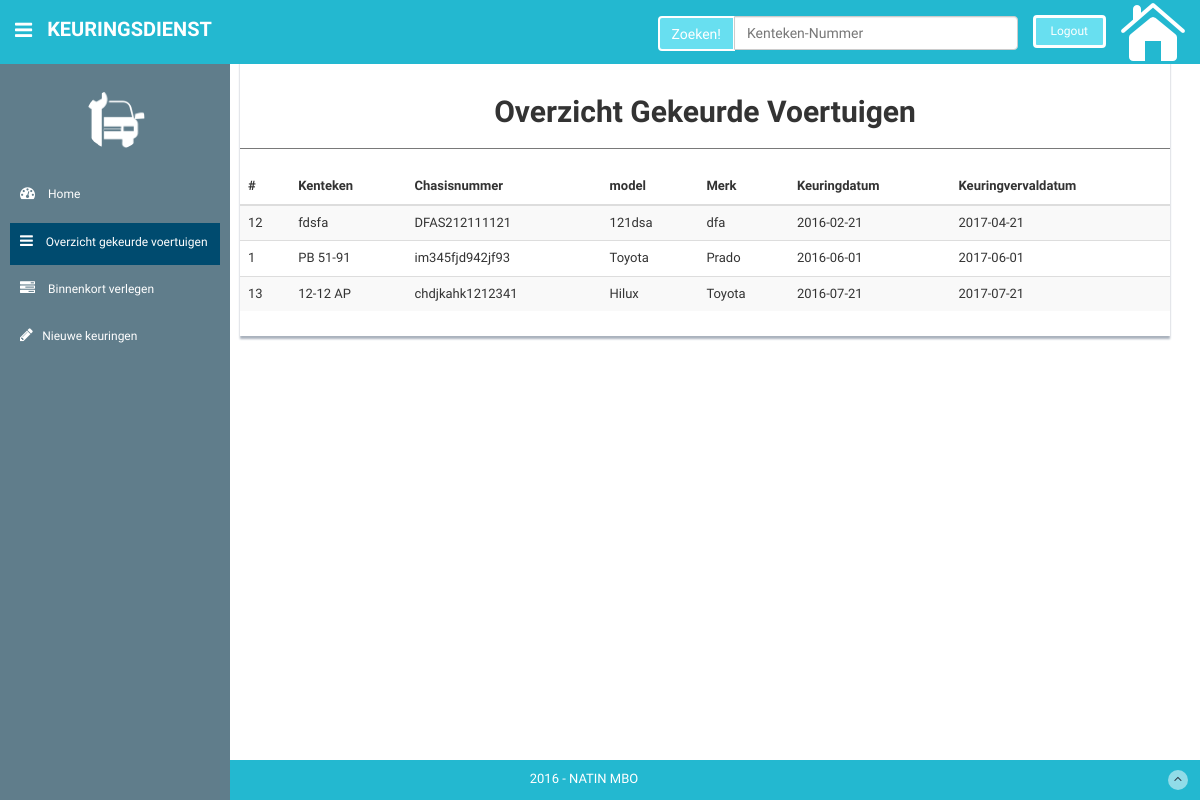
Screenshot of /Keuring/overzicht.php with the database file from the repository.
### tables this page shows
CREATE TABLE `keuring` (
  `keuring_id` int(50) NOT NULL,
  `keuring_kenteken` varchar(50) NOT NULL,
  `keuring_chasisnummer` varchar(50) NOT NULL,
  `keuring_model` varchar(50) NOT NULL,
  `keuring_merk` varchar(50) NOT NULL,
  `keuring_datum` date NOT NULL,
  `keuring_vervaldatum` date NOT NULL
);

### Keuring/overzicht.php (the view, shortened to what this page needs)
 <?php include 'assets/includes/config.php';
 ?>
<!DOCTYPE html>
<html lang="en">
  <head>
    <link href="assets/css/bootstrap.css" rel="stylesheet">
    <link href="assets/font-awesome/css/font-awesome.css" rel="stylesheet" />
    <link rel="stylesheet" type="text/css" href="assets/css/zabuto_calendar.css">
    <link rel="stylesheet" type="text/css" href="assets/js/gritter/css/jquery.gritter.css" />
    <link rel="stylesheet" type="text/css" href="assets/lineicons/style.css">
    <link href="assets/css/style.css" rel="stylesheet">
    <link href="assets/css/style-responsive.css" rel="stylesheet">
  </head>
  <body>
  <section id="container" >
      <header class="header black-bg">
              <div class="sidebar-toggle-box">
                  <div class="fa fa-bars tooltips" data-placement="right" data-original-title="Toggle Navigation"></div>
              </div>
            <a href="index.html" class="logo"><b>Keuringsdienst</b></a>
            <div class="top-menu">
              <ul class="nav pull-right top-menu">
                    <li><a class="logout" href="login.html">Logout</a></li>
                   <a href="../index.php"> <img src="assets/ICONS/home.png"  class="pull-left"></img> </a>
              </ul>
               <div class="col-md-4 pull-right" style="margin-top:16px;">
           <form class="form-horizontal style-form" role="form" method="post" >
            <div class="input-group">
              <span class="input-group-btn">
                <input type="submit" name="zoek" class="btn btn-theme "  style="border: 2px solid #fff !important; padding-bottom: 5px;" value="Zoeken!"></span>
                <input type="text" class="form-control" placeholder="Kenteken-Nummer" name="bon">
            </div>
           </form>
          </div>
            </div>
        </header>
      <aside>
          <div id="sidebar"  class="nav-collapse ">
              <ul class="sidebar-menu" id="nav-accordion">
                  <p class="centered"><a href="profile.html"><img src="assets/img/apw.png" class="img-circle" width="60"></a></p>
                  <li class="mt">
                      <a  href="index.php">
                          <i class="fa fa-dashboard"></i>
                          <span>Home</span>
                      </a>
                  </li>
                 <li class="sub-menu">
                      <a href="overzicht.php" class="active" >
                   <i class="fa fa-bars" aria-hidden="true"></i>
                          <span>Overzicht gekeurde voertuigen</span>
                      </a>
                  </li>
                  <li class="sub-menu">
                      <a href="verval_keuring.php" >
                     <i class="fa fa-tasks" aria-hidden="true"></i>
                          <span>Binnenkort verlegen</span>
                      </a>
                  </li>
                  <li class="sub-menu">
                      <a href="nieuwe_keuringen.php" >
                          <i class="fa fa-pencil fa-fw" aria-hidden="true"></i>
                          <span>Nieuwe keuringen</span>
                      </a>
                  </li>
              </ul>
          </div>
      </aside>
      <section id="main-content">
          <section class="wrapper">
            <div class="col-md-12">
                        <div class="content-panel">
                        <table class="table table-striped table-advance table-hover">
                            <h2 class="text-center"> <b>Overzicht Gekeurde Voertuigen </b></h2>
                            <hr>
                              <thead>
                              <tr>
                                  <th>#</th>
                                  <th>Kenteken</th>
                                  <th>Chasisnummer</th>
                                  <th>model</th>
                                  <th>Merk</th>
                                  <th>Keuringdatum</th>
                                  <th>Keuringvervaldatum</th>
                              </tr>
                              </thead>
                              <tbody>
                              <?php
                                $sql = "SELECT * FROM keuring ORDER BY keuring_datum";
                                $result = $conn->query($sql);
                                if ($result->num_rows > 0) {
                                  while ($row = $result->fetch_assoc()) {
                                    $keuring_id = $row['keuring_id'];
                                    $keuring_kenteken = $row['keuring_kenteken'];
                                    $keuring_chasis = $row['keuring_chasisnummer'];
                                    $keuring_model = $row['keuring_model'];
                                    $keuring_merk = $row['keuring_merk'];
                                    $keuring_datum = $row['keuring_datum'];
                                    $keuring_vervaldatum = $row['keuring_vervaldatum'];
                                    echo "
                                    <tr>
                                      <td>".$keuring_id."</td>
                                      <td>".$keuring_kenteken."</td>
                                      <td>".$keuring_chasis. "</td>
                                      <td>".$keuring_model."</td>
                                      <td>".$keuring_merk. "</td>
                                      <td>".$keuring_datum."</td>
                                      <td>".$keuring_vervaldatum."</td>
                                    </tr>
                                    ";
                                  }
                                }
                              ?>
                              </tbody>
                          </table>
                        </div><! --/content-panel -->
            </div>
          </section>
      </section>
      <footer class="site-footer" style="    width: 100%;
    background: #23b8d0;
    color: #fff;
    padding: 10px 0;
    z-index: -1 ;
    bottom: 0 ;
    position: absolute;">
          <div class="text-center">
              2016 - NATIN MBO
              <a href="index.php#" class="go-top">
                  <i class="fa fa-angle-up"></i>
              </a>
          </div>
      </footer>
  </section>
  </body>
</html>

### Keuring/assets/css/style.css (style rules this page uses)
body { background: #ffffff; font-family: 'Ruda', sans-serif; padding: 0px !important; margin: 0px !important; font-size:13px; }
ul li { list-style: none; }
a, a:hover, a:focus { text-decoration: none; outline: none; }
#container { width: 100%; height: 100%; }
.btn-theme { color: #fff; background-color: #68dff0; border-color: #48bcb4; }
hr { margin-top: 20px; margin-bottom: 20px; border: 0; border-top: 1px solid #797979; }
.centered { text-align: center; }
.mt { margin-top: 25px; }
ul.top-menu > li > .logout { color: #fff; font-size: 12px; border-radius: 4px; -webkit-border-radius: 4px; border: 3px solid #fff !important; padding: 5px 15px; margin-right: 15px; background: #68dff0; margin-top: 15px; }
#sidebar { width: 230px; height: 100%; position: fixed; background: #607d8b; }
#sidebar ul li { position: relative; }
ul.sidebar-menu , ul.sidebar-menu li ul.sub { margin: -2px 0 0; padding: 0; }
ul.sidebar-menu { margin-top: 90px; }
ul.sidebar-menu li { margin-bottom: 5px; margin-left:10px; margin-right:10px; }
ul.sidebar-menu li.sub-menu { line-height: 15px; }
ul.sidebar-menu li a span { display: inline-block; }
ul.sidebar-menu li a { color: #fff; text-decoration: none; display: block; padding: 10px 0 15px 10px; font-size: 12px; outline: none; -webkit-transition: all 0.3s ease; -moz-transition: all 0.3s ease; -o-transition: all 0.3s ease; -ms-transition: all 0.3s ease; transition: all 0.3s ease; }
ul.sidebar-menu li a.active, ul.sidebar-menu li a:hover, ul.sidebar-menu li a:focus { background: #004b6f; color: #fff; display: block; -webkit-transition: all 0.3s ease; -moz-transition: all 0.3s ease; -o-transition: all 0.3s ease; -ms-transition: all 0.3s ease; transition: all 0.3s ease; }
ul.sidebar-menu li a i { font-size: 15px; padding-right: 10px; }
ul.sidebar-menu li a.active i { color: #fff; }
#main-content { margin-left: 210px; }
.header, .footer { min-height: 60px; padding: 0 15px; }
.header { position: fixed; left: 0; right: 0; z-index: 1002; }
.black-bg { background: #23b8d0; // border-bottom: 1px solid #c9aa5f; }
.wrapper { display: inline-block; margin-top: 60px; padding-left: 15px; padding-right: 15px; padding-bottom: 15px; padding-top: 0px; width: 100%; }
a.logo { font-size: 20px; color: #ffffff; float: left; margin-top: 15px; text-transform: uppercase; }
a.logo b { font-weight: 900; }
#top_menu .nav > li, ul.top-menu > li { float: left; }
ul.top-menu > li > a { color: #666666; font-size: 16px; border-radius: 4px; -webkit-border-radius: 4px; border:1px solid #666666 !important; padding: 2px 6px; margin-right: 15px; }
.sidebar-toggle-box { float: left; padding-right: 15px; margin-top: 20px; color: #ffffff; }
.sidebar-toggle-box .fa-bars { cursor: pointer; display: inline-block; font-size: 20px; }
.content-panel { background: #ffffff; box-shadow: 0px 3px 2px #aab2bd; padding-top: 15px; padding-bottom: 5px; }
.site-footer { background: #23b8d0; color: #fff; padding: 10px 0; }
.go-top { margin-right: 1%; float: right; background: rgba(255,255,255,.5); width: 20px; height: 20px; border-radius: 50%; -webkit-border-radius: 50%; }
.go-top i { color: #2A3542; }

### rows the page displays
keuring: keuring_id "12", keuring_kenteken "fdsfa", keuring_chasisnummer "DFAS212111121", keuring_model "121dsa", keuring_merk "dfa", keuring_datum "2016-02-21", keuring_vervaldatum "2017-04-21"
keuring: keuring_id "1", keuring_kenteken "PB 51-91", keuring_chasisnummer "im345fjd942jf93", keuring_model "Toyota", keuring_merk "Prado", keuring_datum "2016-06-01", keuring_vervaldatum "2017-06-01"
keuring: keuring_id "13", keuring_kenteken "12-12 AP", keuring_chasisnummer "chdjkahk1212341", keuring_model "Hilux", keuring_merk "Toyota", keuring_datum "2016-07-21", keuring_vervaldatum "2017-07-21"
